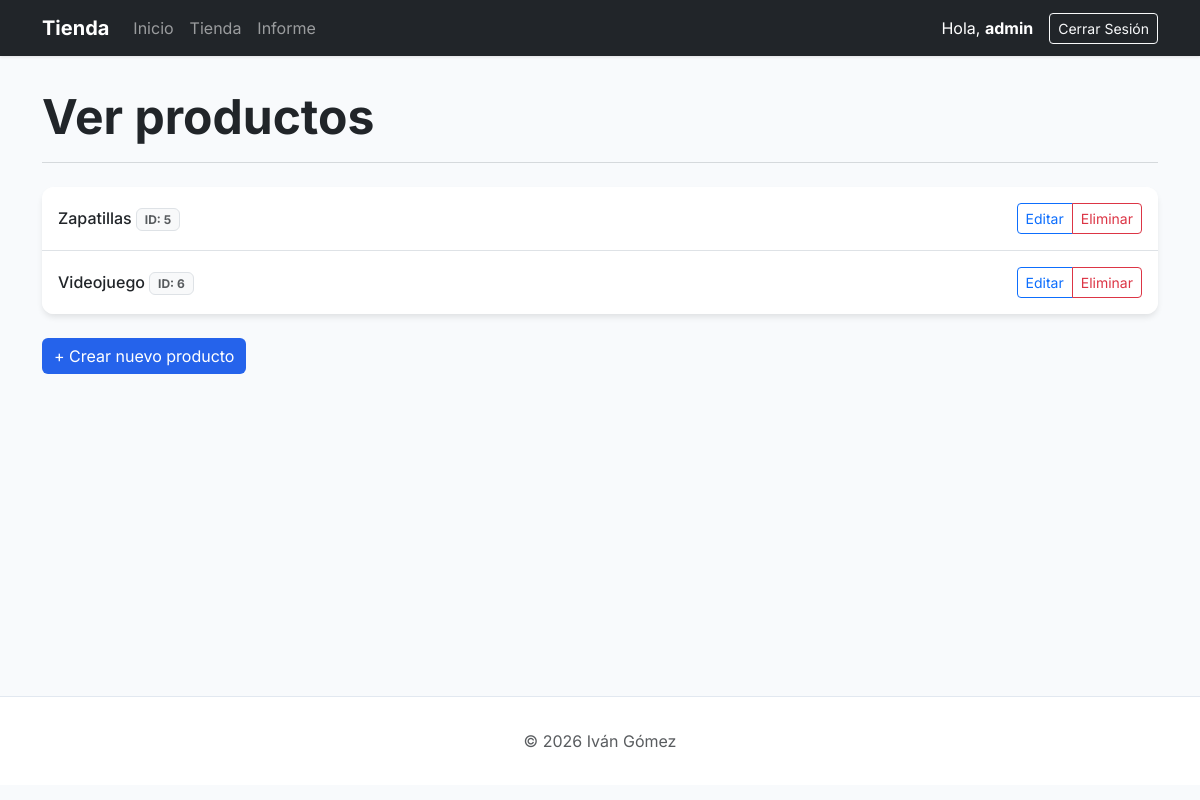
Page /tienda/admin/productos (signed in) on the earlier database version.
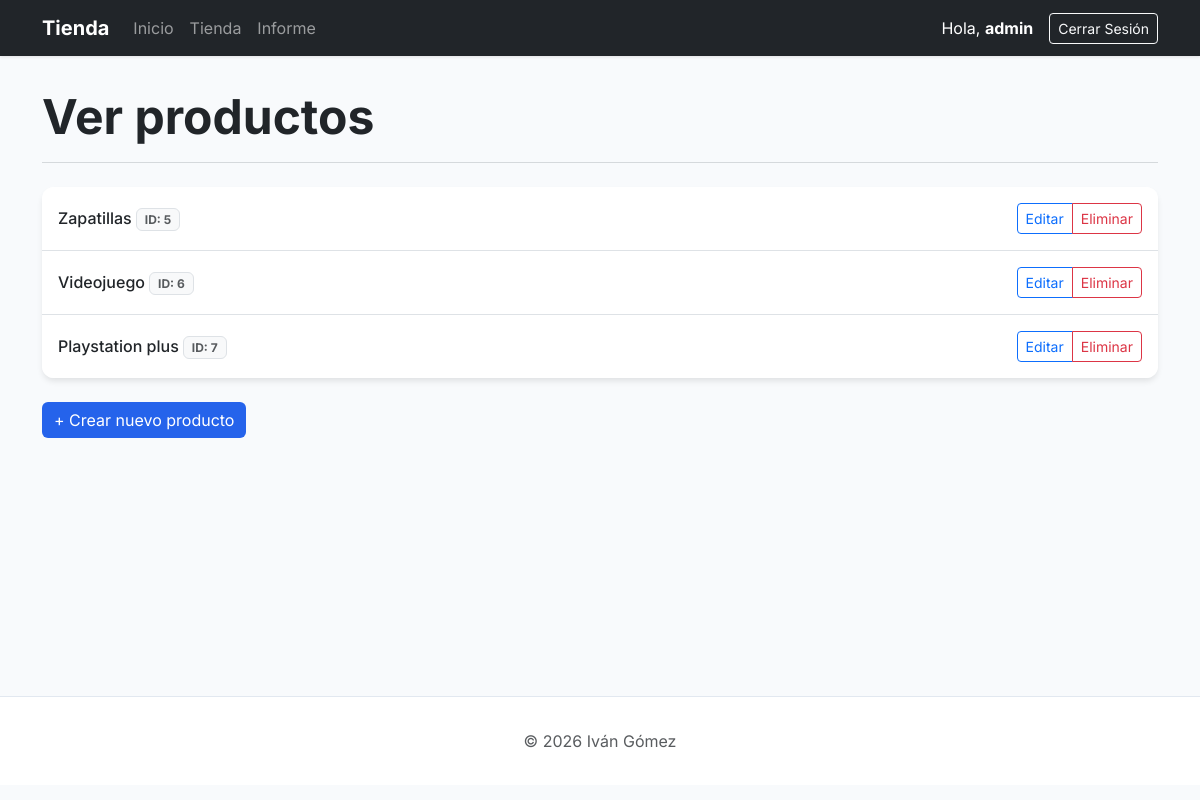
Same page on the later database version.
### core/models.py (models this page shows, shortened)
class Producto(models.Model):
    nombre = models.CharField(max_length=50)
    modelo = models.CharField(max_length=75)
    unidades = models.IntegerField()
    precio = models.DecimalField(decimal_places=2, max_digits=4)
    vip = models.BooleanField(default=False)
    usuario = models.ManyToManyField(UsuarioTienda, through='Compra')
    marca = models.ForeignKey(Marca, on_delete=models.SET_NULL, null=True, blank=True, related_name='productos')

### core/views.py (the view)
# urls.py: path('tienda/admin/productos', ver_productos.as_view(), name='ver_producto'),
class ver_productos(UserPassesTestMixin,ListView):
    template_name = 'core/ver_productos.html'
    context_object_name = 'productos'
    model = Producto
    def test_func(self):
        return self.request.user.is_superuser or self.request.user.is_staff

### core/templates/core/ver_productos.html (shortened to what this page needs)
{% extends 'core/base.html' %}
{% block tittle_section %}Ver productos{% endblock %}
{% block content %}
<div class="card overflow-hidden">
    <ul class="list-group list-group-flush">
    {% for producto in productos %}
        <li class="list-group-item d-flex justify-content-between align-items-center p-3">
            <div>
                <a href="{% url 'detalle_producto' producto.pk %}" class="text-decoration-none fw-medium text-dark">
                    {{producto.nombre}} <span class="badge bg-light text-muted border">ID: {{producto.id}}</span>
                </a>
            </div>
            <div class="btn-group btn-group-sm">
                <a href="{% url 'editar_producto' producto.pk %}" class="btn btn-outline-primary">Editar</a>
                <a href="{% url 'eliminar_producto' producto.pk%}" class="btn btn-outline-danger">Eliminar</a>
            </div>
        </li>
    {% endfor %}
    </ul>
</div>
<div class="mt-4">
    <a href="{% url 'crear_producto' %}" class="btn btn-primary">+ Crear nuevo producto</a>
</div>
{% endblock %}

Differences in the rows shown:
added Producto: nombre "Playstation plus", id "7"
